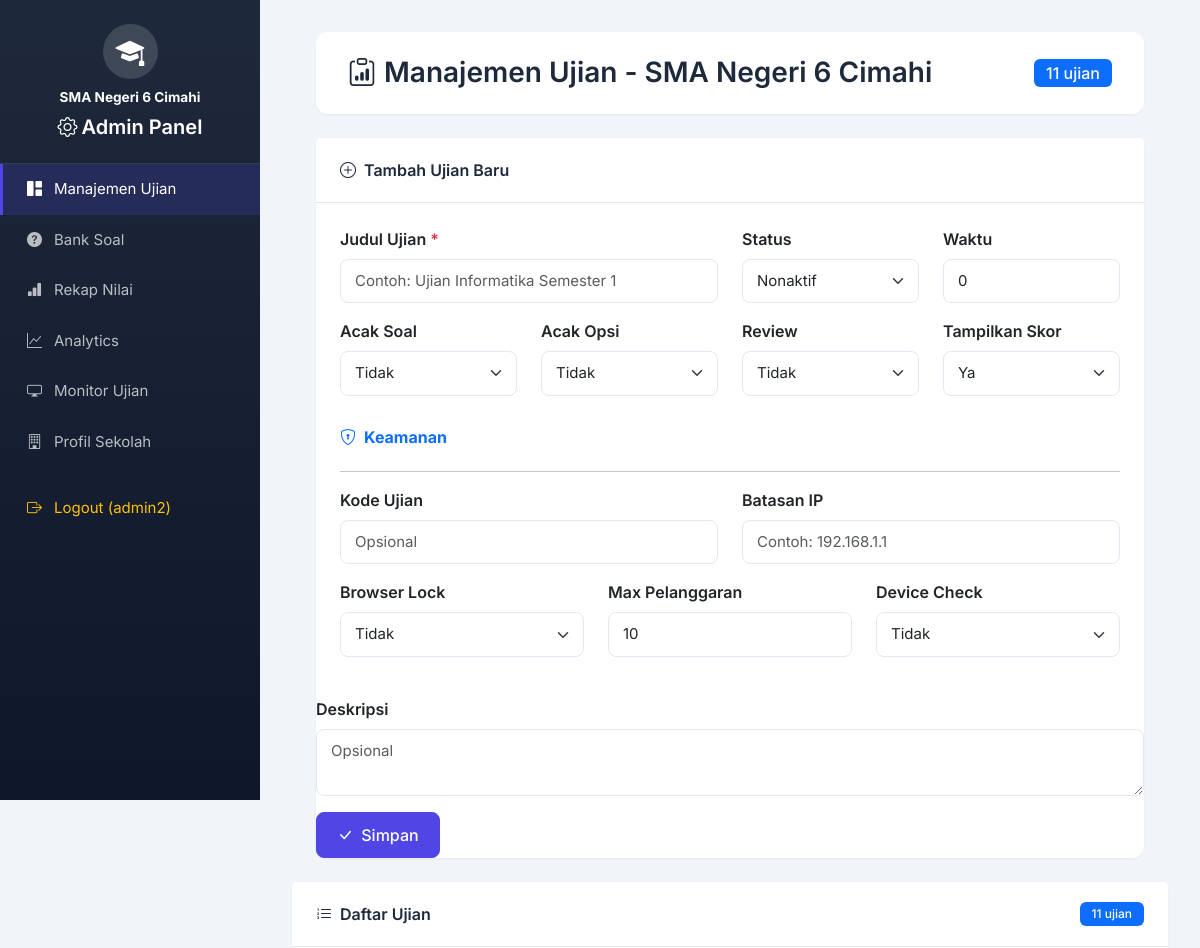
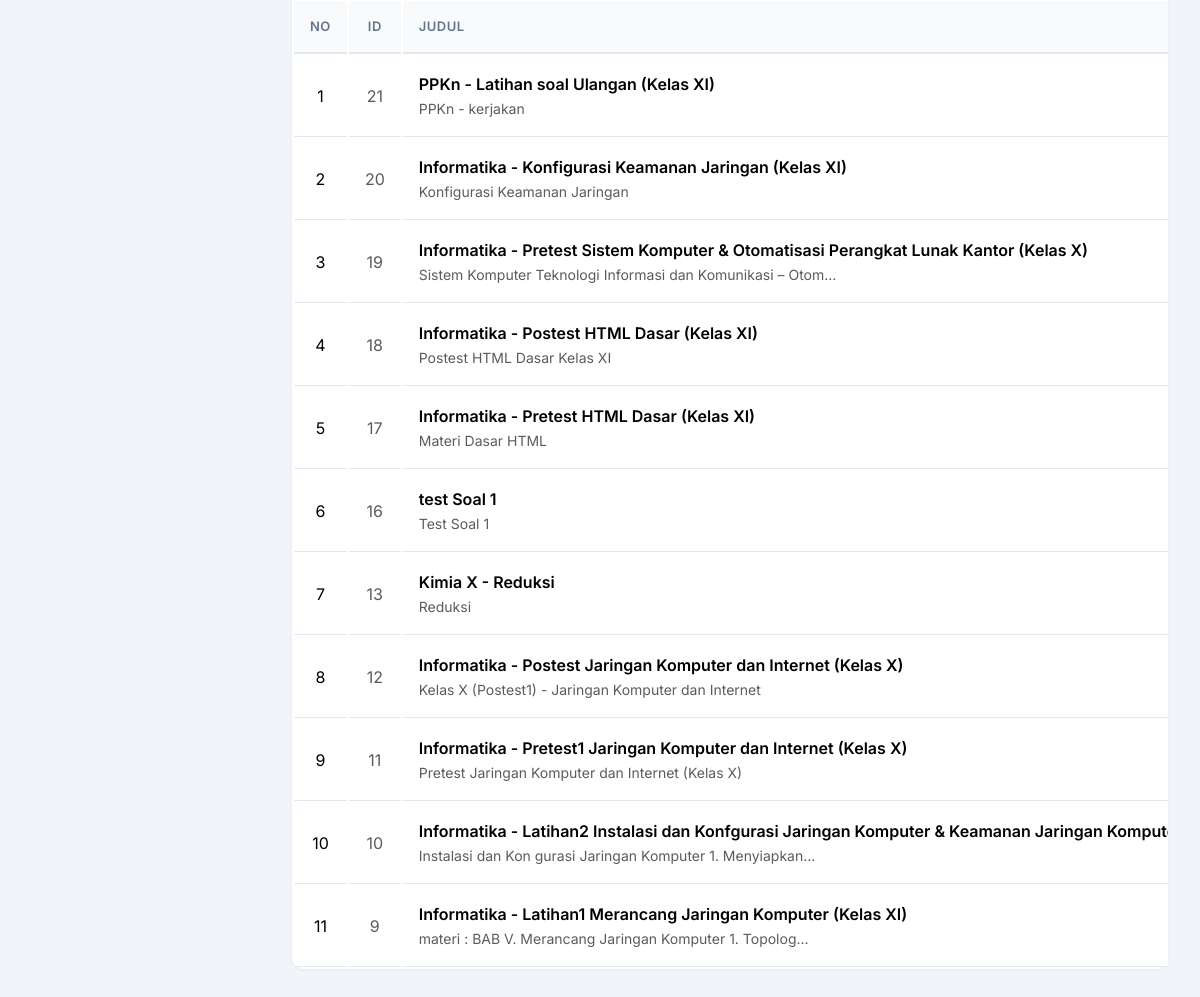
Page /admin/index.php (signed in) on the committed database (2 pictures, top to bottom).
### tables this page shows
CREATE TABLE `konfigurasi_sekolah` (
  `id` int NOT NULL AUTO_INCREMENT,
  `nama_sekolah` varchar(255) NOT NULL DEFAULT 'SMA Negeri 6 Cimahi',
  `logo` varchar(255) DEFAULT NULL,
  `warna_primer` varchar(20) DEFAULT '#667eea',
  `warna_sekunder` varchar(20) DEFAULT '#764ba2',
  `tampilkan_riwayat` enum('ya','tidak') DEFAULT 'ya',
  `created_at` timestamp NULL DEFAULT CURRENT_TIMESTAMP,
  `updated_at` timestamp NULL DEFAULT CURRENT_TIMESTAMP ON UPDATE CURRENT_TIMESTAMP,
  PRIMARY KEY (`id`)
);

CREATE TABLE `ujian` (
  `id` int NOT NULL AUTO_INCREMENT,
  `judul_ujian` varchar(255) NOT NULL,
  `deskripsi` text,
  `status` enum('aktif','nonaktif') DEFAULT 'nonaktif',
  `tgl_dibuat` datetime DEFAULT CURRENT_TIMESTAMP,
  `updated_at` timestamp NULL DEFAULT CURRENT_TIMESTAMP ON UPDATE CURRENT_TIMESTAMP,
  `kode_ujian` varchar(20) DEFAULT NULL,
  `allow_ip` text,
  `enable_browser_lock` enum('ya','tidak') DEFAULT 'tidak',
  `max_violations` int DEFAULT '10',
  `enable_device_check` enum('ya','tidak') DEFAULT 'tidak',
  `waktu_tersedia` int DEFAULT '0',
  `acak_soal` enum('ya','tidak') DEFAULT 'tidak',
  `acak_opsi` enum('ya','tidak') DEFAULT 'tidak',
  `tampilkan_review` enum('ya','tidak') DEFAULT 'tidak',
  `tampilkan_skor` enum('ya','tidak') DEFAULT 'ya',
  PRIMARY KEY (`id`),
  KEY `idx_ujian_status` (`status`,`tgl_dibuat` DESC)
);

### config/init_sekolah.php (called while the page is built, shortened)
<?php
$konfigurasi_cache = null;
function getKonfigurasiSekolah($conn) {
    $result = $conn->query("SELECT * FROM konfigurasi_sekolah LIMIT 1");
    $konfigurasi_cache = $result->fetch_assoc();
    return $konfigurasi_cache;
}
?>

### admin/index.php (the view, shortened to what this page needs)
<?php
require_once '../config/database.php';
require_once '../config/init_sekolah.php';
$sekolah = getKonfigurasiSekolah($conn);
$has_new_columns = false;
$has_tampilkan_skor = false;
$has_acak_opsi = false;
$has_kode_ujian = false;
$has_allow_ip = false;
$has_browser_lock = false;
$has_device_check = false;
try {
    $result_cols = $conn->query("SHOW COLUMNS FROM ujian LIKE 'acak_soal'");
    if ($result_cols && $result_cols->num_rows > 0) {
        $row = $result_cols->fetch_assoc();
        $col_type = strtolower($row['Type'] ?? '');
        if (strpos($col_type, 'varchar') !== false || strpos($col_type, 'enum') !== false) {
            $has_new_columns = true;
        }
    }
    $result_cols2 = $conn->query("SHOW COLUMNS FROM ujian LIKE 'tampilkan_skor'");
    if ($result_cols2 && $result_cols2->num_rows > 0) {
        $has_tampilkan_skor = true;
    }
    $result_cols3 = $conn->query("SHOW COLUMNS FROM ujian LIKE 'acak_opsi'");
    if ($result_cols3 && $result_cols3->num_rows > 0) {
        $has_acak_opsi = true;
    }
    $result_cols4 = $conn->query("SHOW COLUMNS FROM ujian LIKE 'tampilkan_review'");
    if ($result_cols4 && $result_cols4->num_rows > 0) {
        $has_tampilkan_review = true;
    }
    $result_cols5 = $conn->query("SHOW COLUMNS FROM ujian LIKE 'kode_ujian'");
    if ($result_cols5 && $result_cols5->num_rows > 0) {
        $has_kode_ujian = true;
    }
    $result_cols6 = $conn->query("SHOW COLUMNS FROM ujian LIKE 'allow_ip'");
    if ($result_cols6 && $result_cols6->num_rows > 0) {
        $has_allow_ip = true;
    }
    $result_cols7 = $conn->query("SHOW COLUMNS FROM ujian LIKE 'enable_browser_lock'");
    if ($result_cols7 && $result_cols7->num_rows > 0) {
        $has_browser_lock = true;
    }
    $result_cols8 = $conn->query("SHOW COLUMNS FROM ujian LIKE 'enable_device_check'");
    if ($result_cols8 && $result_cols8->num_rows > 0) {
        $has_device_check = true;
    }
} catch (Exception $e) {
    $has_new_columns = false;
    $has_tampilkan_skor = false;
    $has_acak_opsi = false;
    $has_tampilkan_review = false;
    $has_kode_ujian = false;
    $has_allow_ip = false;
    $has_browser_lock = false;
    $has_device_check = false;
    $has_timer_per_soal = false;
    $has_show_timer_per_soal = false;
}
$result = $conn->query("SELECT * FROM ujian ORDER BY tgl_dibuat DESC");
$edit_ujian = null;
?>
<!DOCTYPE html>
<html lang="id">
<head>
    <link href="../vendor/bootstrap/bootstrap.min.css" rel="stylesheet">
    <link rel="stylesheet" href="../vendor/bootstrap-icons/bootstrap-icons.min.css">
</head>
<body>
    <div class="sidebar">
        <div class="sidebar-brand text-center">
            <div class="school-logo mb-2">
                <?php if ($sekolah['logo'] && file_exists('../uploads/' . $sekolah['logo'])): ?>
                    <img src="../uploads/<?= $sekolah['logo'] ?>" alt="Logo" style="width: 100%; height: 100%; object-fit: contain; border-radius: 50%;">
                <?php else: ?>
                    <i class="bi bi-mortarboard-fill" style="font-size: 1.8rem;"></i>
                <?php endif; ?>
            </div>
            <div class="text-white fw-bold" style="font-size: 0.85rem;"><?= htmlspecialchars($sekolah['nama_sekolah']) ?></div>
            <h5 class="mt-2"><i class="bi bi-gear me-1"></i>Admin Panel</h5>
        </div>
        <div class="sidebar-menu">
            <a href="index.php" class="active"><i class="bi bi-grid-1x2-fill"></i> Manajemen Ujian</a>
            <a href="tambah_soal.php"><i class="bi bi-question-circle-fill"></i> Bank Soal</a>
            <a href="rekap_nilai.php"><i class="bi bi-bar-chart-fill"></i> Rekap Nilai</a>
            <a href="analytics.php"><i class="bi bi-graph-up"></i> Analytics</a>
            <a href="monitor_ujian.php"><i class="bi bi-display"></i> Monitor Ujian</a>
            <a href="profil_sekolah.php"><i class="bi bi-building"></i> Profil Sekolah</a>
            <a href="logout.php" class="text-warning mt-3"><i class="bi bi-box-arrow-right"></i> Logout (<?= htmlspecialchars($_SESSION['admin_username']) ?>)</a>
        </div>
    </div>
    <div class="main-content">
        <div class="container-fluid px-4">
        <div class="page-header animate-fade-in">
            <h3><i class="bi bi-clipboard-data me-2"></i>Manajemen Ujian - SMA Negeri 6 Cimahi</h3>
            <span class="badge bg-primary fs-6"><?= $result->num_rows ?> ujian</span>
        </div>
        <div class="card animate-fade-in">
            <div class="card-header d-flex justify-content-between align-items-center">
                <span><i class="bi bi-<?= $edit_ujian ? 'pencil-square' : 'plus-circle' ?> me-2"></i><?= $edit_ujian ? 'Edit Ujian' : 'Tambah Ujian Baru' ?></span>
            </div>
            <div class="card-body">
                <form method="POST" autocomplete="off">
                    <div class="row">
                        <div class="col-md-6 mb-3">
                            <label class="form-label fw-semibold">Judul Ujian <span class="text-danger">*</span></label>
                            <input type="text" name="judul_ujian" class="form-control" required
                                   value="<?= $edit_ujian ? htmlspecialchars($edit_ujian['judul_ujian']) : '' ?>"
                                   placeholder="Contoh: Ujian Informatika Semester 1">
                        </div>
                        <div class="col-md-3 mb-3">
                            <label class="form-label fw-semibold">Status</label>
                            <select name="status" class="form-select">
                                <option value="nonaktif" <?= $edit_ujian && $edit_ujian['status'] === 'nonaktif' ? 'selected' : '' ?>>Nonaktif</option>
                            </select>
                        </div>
                        <?php if ($has_new_columns): ?>
                        <div class="col-md-3 mb-3">
                            <label class="form-label fw-semibold">Waktu</label>
                            <input type="number" name="waktu_tersedia" class="form-control"
                                   value="<?= $edit_ujian ? htmlspecialchars($edit_ujian['waktu_tersedia'] ?? 0) : 0 ?>"
                                   placeholder="0" min="0">
                        </div>
                    </div>
                    <div class="row">
                        <div class="col-md-3 mb-3">
                            <label class="form-label fw-semibold">Acak Soal</label>
                            <select name="acak_soal" class="form-select">
                                <option value="tidak" <?= $edit_ujian && ($edit_ujian['acak_soal'] ?? 'tidak') === 'tidak' ? 'selected' : '' ?>>Tidak</option>
                            </select>
                        </div>
                        <?php if ($has_acak_opsi): ?>
                        <div class="col-md-3 mb-3">
                            <label class="form-label fw-semibold">Acak Opsi</label>
                            <select name="acak_opsi" class="form-select">
                                <option value="tidak" <?= $edit_ujian && ($edit_ujian['acak_opsi'] ?? 'tidak') === 'tidak' ? 'selected' : '' ?>>Tidak</option>
                            </select>
                        </div>
                        <?php endif; ?>
                        <?php if ($has_tampilkan_review): ?>
                        <div class="col-md-3 mb-3">
                            <label class="form-label fw-semibold">Review</label>
                            <select name="tampilkan_review" class="form-select">
                                <option value="tidak" <?= $edit_ujian && ($edit_ujian['tampilkan_review'] ?? 'tidak') === 'tidak' ? 'selected' : '' ?>>Tidak</option>
                            </select>
                        </div>
                        <?php endif; ?>
                        <?php if ($has_tampilkan_skor): ?>
                        <div class="col-md-3 mb-3">
                            <label class="form-label fw-semibold">Tampilkan Skor</label>
                            <select name="tampilkan_skor" class="form-select">
                                <option value="ya" <?= $edit_ujian && ($edit_ujian['tampilkan_skor'] ?? 'ya') === 'ya' ? 'selected' : '' ?>>Ya</option>
                            </select>
                        </div>
                        <?php endif; ?>
                        <?php endif; ?>
                    </div>
                    <?php if ($has_kode_ujian || $has_allow_ip || $has_browser_lock || $has_device_check): ?>
                    <div class="row mt-3">
                        <div class="col-12">
                            <h6 class="fw-bold text-primary"><i class="bi bi-shield-lock me-2"></i>Keamanan</h6>
                        </div>
                    </div>
                    <hr>
                    <div class="row">
                        <?php if ($has_kode_ujian): ?>
                        <div class="col-md-6 mb-3">
                            <label class="form-label fw-semibold">Kode Ujian</label>
                            <input type="text" name="kode_ujian" class="form-control"
                                   value="<?= $edit_ujian ? htmlspecialchars($edit_ujian['kode_ujian'] ?? '') : '' ?>"
                                   placeholder="Opsional">
                        </div>
                        <?php endif; ?>
                        <?php if ($has_allow_ip): ?>
                        <div class="col-md-6 mb-3">
                            <label class="form-label fw-semibold">Batasan IP</label>
                            <input type="text" name="allow_ip" class="form-control"
                                   value="<?= $edit_ujian && !empty($edit_ujian['allow_ip']) ? htmlspecialchars(implode(', ', json_decode($edit_ujian['allow_ip'] ?? '[]', true) ?: [])) : '' ?>"
                                   placeholder="Contoh: 192.168.1.1">
                        </div>
                        <?php endif; ?>
                    </div>
                    <div class="row">
                        <?php if ($has_browser_lock): ?>
                        <div class="col-md-4 mb-3">
                            <label class="form-label fw-semibold">Browser Lock</label>
                            <select name="enable_browser_lock" class="form-select">
                                <option value="tidak" <?= $edit_ujian && ($edit_ujian['enable_browser_lock'] ?? 'tidak') === 'tidak' ? 'selected' : '' ?>>Tidak</option>
                            </select>
                        </div>
                        <div class="col-md-4 mb-3">
                            <label class="form-label fw-semibold">Max Pelanggaran</label>
                            <input type="number" name="max_violations" class="form-control"
                                   value="<?= $edit_ujian ? (int)($edit_ujian['max_violations'] ?? 10) : 10 ?>"
                                   min="1" max="10">
                        </div>
                        <?php endif; ?>
                        <?php if ($has_device_check): ?>
                        <div class="col-md-4 mb-3">
                            <label class="form-label fw-semibold">Device Check</label>
                            <select name="enable_device_check" class="form-select">
                                <option value="tidak" <?= $edit_ujian && ($edit_ujian['enable_device_check'] ?? 'tidak') === 'tidak' ? 'selected' : '' ?>>Tidak</option>
                            </select>
                        </div>
                        <?php endif; ?>
                    </div>
                    <?php endif; ?>
                    </div>
                    <div class="row">
                        <div class="col-md-12 mb-3">
                            <label class="form-label fw-semibold">Deskripsi</label>
                            <textarea name="deskripsi" class="form-control" rows="2"
                                      placeholder="Opsional"><?= $edit_ujian ? htmlspecialchars($edit_ujian['deskripsi']) : '' ?></textarea>
                        </div>
                    </div>
                    <div class="row">
                        <div class="col-md-12">
                            <button type="submit" name="simpan_ujian" class="btn btn-primary">
                                <i class="bi bi-check-lg me-1"></i> <?= $edit_ujian ? 'Perbarui' : 'Simpan' ?>
                            </button>
                        </div>
                    </div>
            </div>
        </div>
        <div class="card animate-fade-in">
            <div class="card-header d-flex justify-content-between align-items-center">
                <span><i class="bi bi-list-ol me-2"></i>Daftar Ujian</span>
                <span class="badge bg-primary"><?= $result->num_rows ?> ujian</span>
            </div>
            <div class="card-body p-0">
                <?php if ($result->num_rows > 0): ?>
                <div class="table-scroll">
                    <table class="table table-hover mb-0">
                        <thead>
                            <tr>
                                <th class="text-center">No</th>
                                <th class="text-center">ID</th>
                                <th>Judul</th>
                            </tr>
                        </thead>
                        <tbody>
                            <?php $no = 1; while ($row = $result->fetch_assoc()): ?>
                            <tr>
                                <td class="text-center"><?= $no++ ?></td>
                                <td class="text-center text-muted"><?= $row['id'] ?></td>
                                <td>
                                    <div class="fw-semibold"><?= htmlspecialchars($row['judul_ujian']) ?></div>
                                    <small class="text-muted"><?= htmlspecialchars(mb_strimwidth($row['deskripsi'] ?? '', 0, 60, '...')) ?></small>
                                </td>
                            </tr>
                            <?php endwhile; ?>
                        </tbody>
                    </table>
                </div>
                <?php endif; ?>
            </div>
        </div>
        </div>
</body>
</html>

### rows in the picture
konfigurasi_sekolah: nama_sekolah "SMA Negeri 6 Cimahi"
ujian: id "21", judul_ujian "PPKn - Latihan soal Ulangan (Kelas XI)", deskripsi "PPKn - kerjakan"
ujian: id "20", judul_ujian "Informatika - Konfigurasi Keamanan Jaringan (Kelas XI)", deskripsi "Konfigurasi Keamanan Jaringan"
ujian: id "19", judul_ujian "Informatika - Pretest Sistem Komputer & Otomatisasi Perangkat Lunak Kantor (Kelas X)", deskripsi "Sistem Komputer Teknologi Informasi dan Komunikasi – Otom..."
ujian: id "18", judul_ujian "Informatika - Postest HTML Dasar (Kelas XI)", deskripsi "Postest HTML Dasar Kelas XI"
ujian: id "17", judul_ujian "Informatika - Pretest HTML Dasar (Kelas XI)", deskripsi "Materi Dasar HTML"
ujian: id "16", judul_ujian "test Soal 1", deskripsi "Test Soal 1"
ujian: id "13", judul_ujian "Kimia X - Reduksi", deskripsi "Reduksi"
ujian: id "12", judul_ujian "Informatika - Postest Jaringan Komputer dan Internet (Kelas X)", deskripsi "Kelas X (Postest1) - Jaringan Komputer dan Internet"
ujian: id "11", judul_ujian "Informatika - Pretest1 Jaringan Komputer dan Internet (Kelas X)", deskripsi "Pretest Jaringan Komputer dan Internet (Kelas X)"
ujian: id "10", judul_ujian "Informatika - Latihan2 Instalasi dan Konfgurasi Jaringan Komputer & Keamanan Jaringan…", deskripsi "Instalasi dan Kon gurasi Jaringan Komputer 1. Menyiapkan..."
ujian: id "9", judul_ujian "Informatika - Latihan1 Merancang Jaringan Komputer (Kelas XI)", deskripsi "materi : BAB V. Merancang Jaringan Komputer 1. Topolog..."

### other values in the picture
$_SESSION['admin_username'] "admin2"
$result->num_rows "11"
